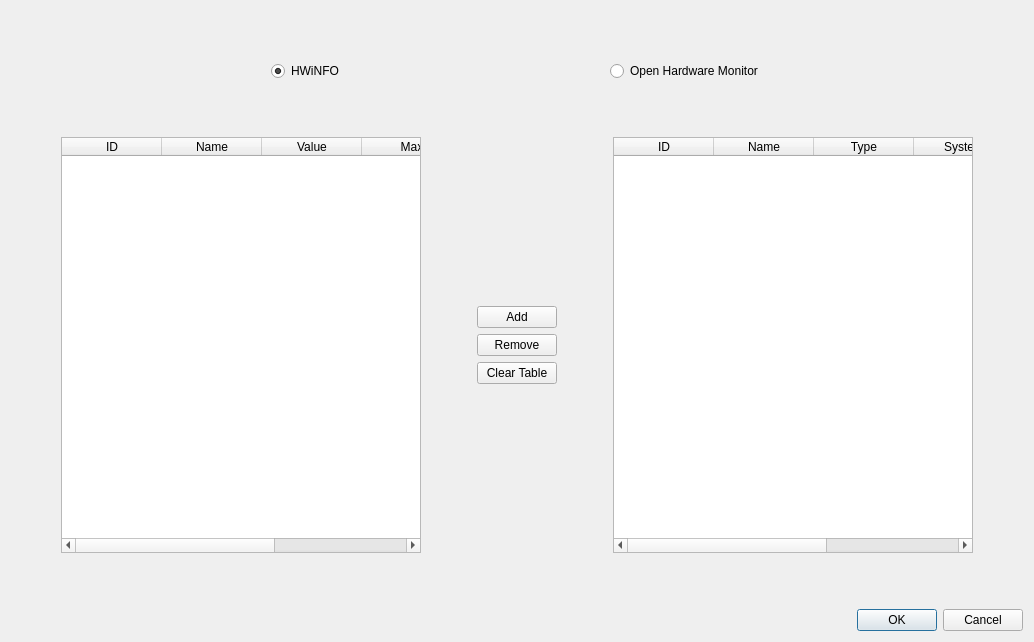
<?xml version="1.0" encoding="UTF-8"?>
<ui version="4.0">
 <class>DataDialog</class>
 <widget class="QDialog" name="DataDialog">
  <property name="geometry">
   <rect>
    <x>0</x>
    <y>0</y>
    <width>1034</width>
    <height>642</height>
   </rect>
  </property>
  <property name="windowTitle">
   <string>Dialog</string>
  </property>
  <layout class="QVBoxLayout" name="verticalLayout_2">
   <item>
    <spacer name="verticalSpacer_4">
     <property name="orientation">
      <enum>Qt::Vertical</enum>
     </property>
     <property name="sizeType">
      <enum>QSizePolicy::Minimum</enum>
     </property>
     <property name="sizeHint" stdset="0">
      <size>
       <width>20</width>
       <height>50</height>
      </size>
     </property>
    </spacer>
   </item>
   <item>
    <layout class="QHBoxLayout" name="horizontalLayout">
     <item>
      <spacer name="horizontalSpacer_4">
       <property name="orientation">
        <enum>Qt::Horizontal</enum>
       </property>
       <property name="sizeHint" stdset="0">
        <size>
         <width>40</width>
         <height>20</height>
        </size>
       </property>
      </spacer>
     </item>
     <item>
      <widget class="QRadioButton" name="HWiNfoRadioButton">
       <property name="text">
        <string>HWiNFO</string>
       </property>
       <property name="checked">
        <bool>true</bool>
       </property>
       <attribute name="buttonGroup">
        <string notr="true">MonitorSystemButtonGroup</string>
       </attribute>
      </widget>
     </item>
     <item>
      <spacer name="horizontalSpacer">
       <property name="orientation">
        <enum>Qt::Horizontal</enum>
       </property>
       <property name="sizeHint" stdset="0">
        <size>
         <width>40</width>
         <height>20</height>
        </size>
       </property>
      </spacer>
     </item>
     <item>
      <widget class="QRadioButton" name="OHMRadioButton">
       <property name="text">
        <string>Open Hardware Monitor</string>
       </property>
       <attribute name="buttonGroup">
        <string notr="true">MonitorSystemButtonGroup</string>
       </attribute>
      </widget>
     </item>
     <item>
      <spacer name="horizontalSpacer_5">
       <property name="orientation">
        <enum>Qt::Horizontal</enum>
       </property>
       <property name="sizeHint" stdset="0">
        <size>
         <width>40</width>
         <height>20</height>
        </size>
       </property>
      </spacer>
     </item>
    </layout>
   </item>
   <item>
    <spacer name="verticalSpacer_3">
     <property name="orientation">
      <enum>Qt::Vertical</enum>
     </property>
     <property name="sizeType">
      <enum>QSizePolicy::Fixed</enum>
     </property>
     <property name="sizeHint" stdset="0">
      <size>
       <width>20</width>
       <height>50</height>
      </size>
     </property>
    </spacer>
   </item>
   <item>
    <layout class="QHBoxLayout" name="horizontalLayout_2">
     <item>
      <spacer name="horizontalSpacer_6">
       <property name="orientation">
        <enum>Qt::Horizontal</enum>
       </property>
       <property name="sizeType">
        <enum>QSizePolicy::Fixed</enum>
       </property>
       <property name="sizeHint" stdset="0">
        <size>
         <width>50</width>
         <height>20</height>
        </size>
       </property>
      </spacer>
     </item>
     <item>
      <widget class="QTableWidget" name="sensorTable">
       <property name="editTriggers">
        <set>QAbstractItemView::AnyKeyPressed|QAbstractItemView::DoubleClicked</set>
       </property>
       <column>
        <property name="text">
         <string>ID</string>
        </property>
       </column>
       <column>
        <property name="text">
         <string>Name</string>
        </property>
       </column>
       <column>
        <property name="text">
         <string>Value</string>
        </property>
       </column>
       <column>
        <property name="text">
         <string>Max</string>
        </property>
       </column>
       <column>
        <property name="text">
         <string>Min</string>
        </property>
       </column>
      </widget>
     </item>
     <item>
      <spacer name="horizontalSpacer_2">
       <property name="orientation">
        <enum>Qt::Horizontal</enum>
       </property>
       <property name="sizeType">
        <enum>QSizePolicy::Fixed</enum>
       </property>
       <property name="sizeHint" stdset="0">
        <size>
         <width>50</width>
         <height>20</height>
        </size>
       </property>
      </spacer>
     </item>
     <item>
      <layout class="QVBoxLayout" name="verticalLayout">
       <item>
        <spacer name="verticalSpacer_5">
         <property name="orientation">
          <enum>Qt::Vertical</enum>
         </property>
         <property name="sizeHint" stdset="0">
          <size>
           <width>20</width>
           <height>40</height>
          </size>
         </property>
        </spacer>
       </item>
       <item>
        <widget class="QPushButton" name="addButton">
         <property name="text">
          <string>Add</string>
         </property>
        </widget>
       </item>
       <item>
        <widget class="QPushButton" name="removeButton">
         <property name="text">
          <string>Remove</string>
         </property>
        </widget>
       </item>
       <item>
        <widget class="QPushButton" name="clearTableButton">
         <property name="text">
          <string>Clear Table</string>
         </property>
        </widget>
       </item>
       <item>
        <spacer name="verticalSpacer">
         <property name="orientation">
          <enum>Qt::Vertical</enum>
         </property>
         <property name="sizeHint" stdset="0">
          <size>
           <width>20</width>
           <height>40</height>
          </size>
         </property>
        </spacer>
       </item>
      </layout>
     </item>
     <item>
      <spacer name="horizontalSpacer_3">
       <property name="orientation">
        <enum>Qt::Horizontal</enum>
       </property>
       <property name="sizeType">
        <enum>QSizePolicy::Fixed</enum>
       </property>
       <property name="sizeHint" stdset="0">
        <size>
         <width>50</width>
         <height>20</height>
        </size>
       </property>
      </spacer>
     </item>
     <item>
      <widget class="QTableWidget" name="selectedSensorTable">
       <property name="editTriggers">
        <set>QAbstractItemView::AnyKeyPressed|QAbstractItemView::DoubleClicked</set>
       </property>
       <property name="selectionMode">
        <enum>QAbstractItemView::SingleSelection</enum>
       </property>
       <property name="selectionBehavior">
        <enum>QAbstractItemView::SelectRows</enum>
       </property>
       <property name="textElideMode">
        <enum>Qt::ElideLeft</enum>
       </property>
       <column>
        <property name="text">
         <string>ID</string>
        </property>
       </column>
       <column>
        <property name="text">
         <string>Name</string>
        </property>
       </column>
       <column>
        <property name="text">
         <string>Type</string>
        </property>
       </column>
       <column>
        <property name="text">
         <string>System</string>
        </property>
       </column>
       <column>
        <property name="text">
         <string>Symbol</string>
        </property>
       </column>
      </widget>
     </item>
     <item>
      <spacer name="horizontalSpacer_7">
       <property name="orientation">
        <enum>Qt::Horizontal</enum>
       </property>
       <property name="sizeType">
        <enum>QSizePolicy::Fixed</enum>
       </property>
       <property name="sizeHint" stdset="0">
        <size>
         <width>50</width>
         <height>20</height>
        </size>
       </property>
      </spacer>
     </item>
    </layout>
   </item>
   <item>
    <spacer name="verticalSpacer_2">
     <property name="orientation">
      <enum>Qt::Vertical</enum>
     </property>
     <property name="sizeType">
      <enum>QSizePolicy::Fixed</enum>
     </property>
     <property name="sizeHint" stdset="0">
      <size>
       <width>20</width>
       <height>50</height>
      </size>
     </property>
    </spacer>
   </item>
   <item>
    <widget class="QDialogButtonBox" name="buttonBox">
     <property name="orientation">
      <enum>Qt::Horizontal</enum>
     </property>
     <property name="standardButtons">
      <set>QDialogButtonBox::Cancel|QDialogButtonBox::Ok</set>
     </property>
    </widget>
   </item>
  </layout>
 </widget>
 <resources/>
 <connections>
  <connection>
   <sender>buttonBox</sender>
   <signal>accepted()</signal>
   <receiver>DataDialog</receiver>
   <slot>accept()</slot>
   <hints>
    <hint type="sourcelabel">
     <x>248</x>
     <y>254</y>
    </hint>
    <hint type="destinationlabel">
     <x>157</x>
     <y>274</y>
    </hint>
   </hints>
  </connection>
  <connection>
   <sender>buttonBox</sender>
   <signal>rejected()</signal>
   <receiver>DataDialog</receiver>
   <slot>reject()</slot>
   <hints>
    <hint type="sourcelabel">
     <x>316</x>
     <y>260</y>
    </hint>
    <hint type="destinationlabel">
     <x>286</x>
     <y>274</y>
    </hint>
   </hints>
  </connection>
 </connections>
 <buttongroups>
  <buttongroup name="MonitorSystemButtonGroup"/>
 </buttongroups>
</ui>
